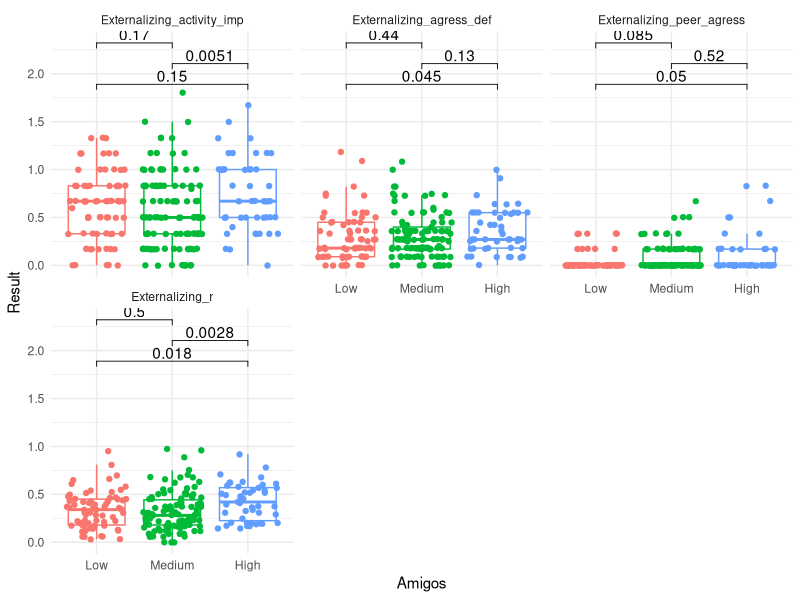
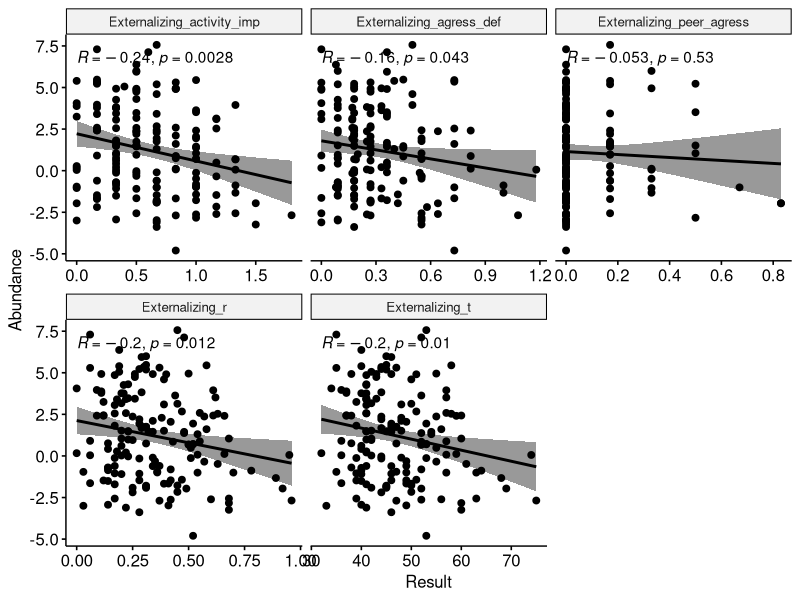

These figures' R source, in order:
library(tidyverse)
library(stringr)
library(tibble)
library(dplyr)
library(tidyr)
library(corrplot)
library(RColorBrewer)
library(Hmisc)
library(rstatix)
library(ggpubr)


setwd('C:/Users/sthomas/OneDrive - University of California, San Diego Health/SEED Grant/Example Scripts')
HMO <- read.csv("./Data/HMO_scaled_centered.csv")
questionnaire <- read.csv("./Data/US/DFU_QuestionnaireData_03212022.csv")
metadata <- read.csv("./Data/US/Metadata_SEED.csv")

names <- c("Opioids", "Secretor", "Child_1_Delivery", "Child_1_Preterm_Birth", "Antibiotic", "SSRI", "Allergy", "Pain_reliver", "Caffeine", "Alcohol",
           "Breastfeeding_Experience", "Marijuana", "Depression", "Anxiety", "Asthma", "Diabetes", "Migraines", "Anemia", "HPV", "Breastfeeding_frequency_factor", "EBF")
metadata <- metadata %>% mutate(across(any_of(names), as.factor))
rm(names)

data <- questionnaire %>% 
  gather(Sample, Result, 4:ncol(questionnaire))
data$Sample <- str_replace(data$Sample, "X", "")
data <- data %>% 
  separate(Sample, c("Sample", "Child"), "_")
data$Test <- str_replace_all(data$Test, " ", "_")
data$Test <- str_replace_all(data$Test, "-", "_")
data$Test <- str_replace_all(data$Test, "_.mts.", "")
data$Test <- str_replace_all(data$Test, ":", "")
data <- left_join(data, metadata, by = "Sample")
data$Result <- as.numeric(data$Result)
data <- data %>% filter(!is.na(Result)) %>% filter(!is.na(Amigos))
data$Amigos <- factor(data$Amigos, levels = c("Low", "Medium", "High"))

# Just look at ITSEA scores
# ITSEA tests were performed for the most children in our study compared to all other tests
data <- data %>% filter(str_detect(Category, "ITSEA")) %>% filter(!str_detect(Test, "_Test|_Age"))

data$Test <- str_replace_all(data$Test, "dysreg", "Dysregulation")
data$Test <- str_replace_all(data$Test, "compet", "Competence")
data$Test <- str_replace_all(data$Test, "extern", "Externalizing")
data$Test <- str_replace_all(data$Test, "intern", "Internalizing")

# Run anova on ITSEA scores and 6DDL
fit <- data %>% group_by(Test, Months) %>% tukey_hsd(Result ~ Amigos)

# Plot results
# Here, we filter the data just to look at externalizing subsection scores at 12 months (and one score which was clearly a typo)
sig_fit <- data %>% filter(Months == 12) %>% filter(str_detect(Test, "Extern")) %>% filter(Test != "Externalizing_agress_def"|Result<5) %>% filter(!str_detect(Test, "_t"))

comparisons <- list(c("Low", "High"), c("Medium", "High"), c("Low", "Medium"))
ggplot(sig_fit, aes(x = Amigos, y = Result, color = Amigos)) +
  geom_boxplot(outlier.shape = NA) +
  geom_jitter() +
  stat_compare_means(comparisons = comparisons) +
  theme_minimal() +
  theme(legend.position = "none") +
  facet_wrap(~Test, ncol = 3)

# Run correlations on ITSEA scores and 6DDL
ITSEA_6DDL <- data %>% group_by(Test, Months) %>% rstatix::cor_test(vars=c("Result"), vars2=c("z6DDL"), method="spearman")

#### Now let's look at Rothia/Veillonella and ITSEA scores #####################################
# Read in microbiome data
microbiome <- read.csv("./Data/US/Microbiome_table_SEED_genus_rclr.csv")

# Filter out Rothia and Veillonella (and also create a single column with the abundance of both)
microbiome <- microbiome %>% dplyr::select(Sample, contains("othia"), contains("eillon")) %>% rowwise() %>% mutate(RV = sum(Rothia + Veillonella))
microbiome[microbiome == 0] <- NA

# Merge datasets
microbiome <- inner_join(data, microbiome, by = "Sample", multiple = "all")
microbiome <- microbiome %>% dplyr::select(Sample, Test, Months, Result, Rothia, Veillonella, RV, Amigos) %>% unique()
microbiome <- microbiome %>% pivot_longer(Rothia:RV, names_to = "Microbe", values_to = "Abundance")

# Run correlation
ITSEA_microbes <- microbiome %>% group_by(Test, Months, Microbe) %>% rstatix::cor_test(vars=c("Result"), vars2=c("Abundance"), method="spearman")


# Plot results
# Here, we filter the data just to look at externalizing subsection scores at 12 months (and one score which was clearly a typo)
sig_fit <- microbiome %>% filter(Months == 12) %>% filter(str_detect(Test, "Extern")) %>% filter(Test != "Externalizing_agress_def"|Result<5) %>% filter(Microbe == "RV")
ggscatter(sig_fit, x = "Result", y = "Abundance", add = "reg.line",  conf.int = TRUE, 
          cor.method = "spearman") + stat_cor() + facet_wrap(~Test, scales = "free_x", ncol = 3)
